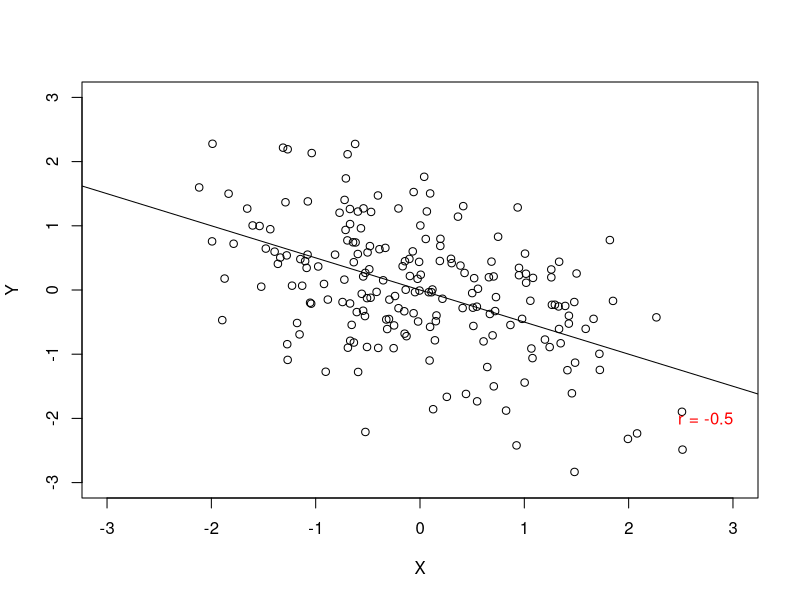
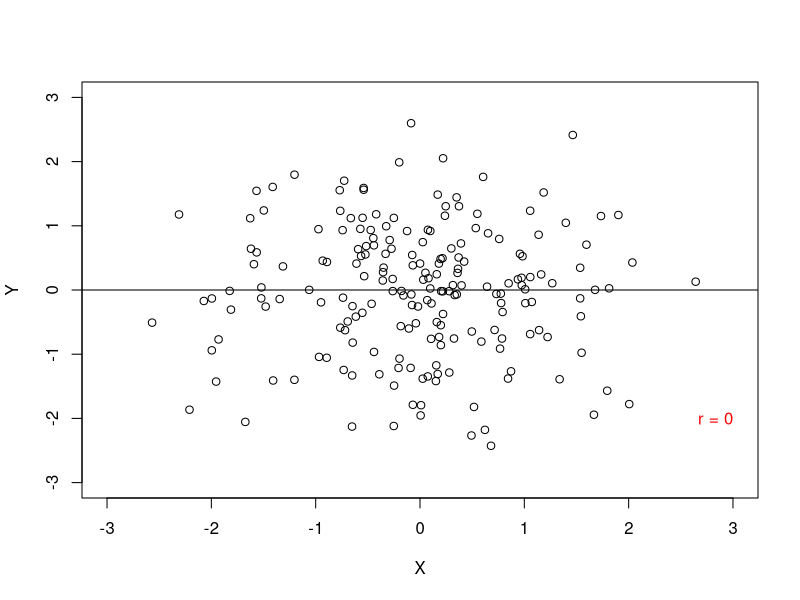
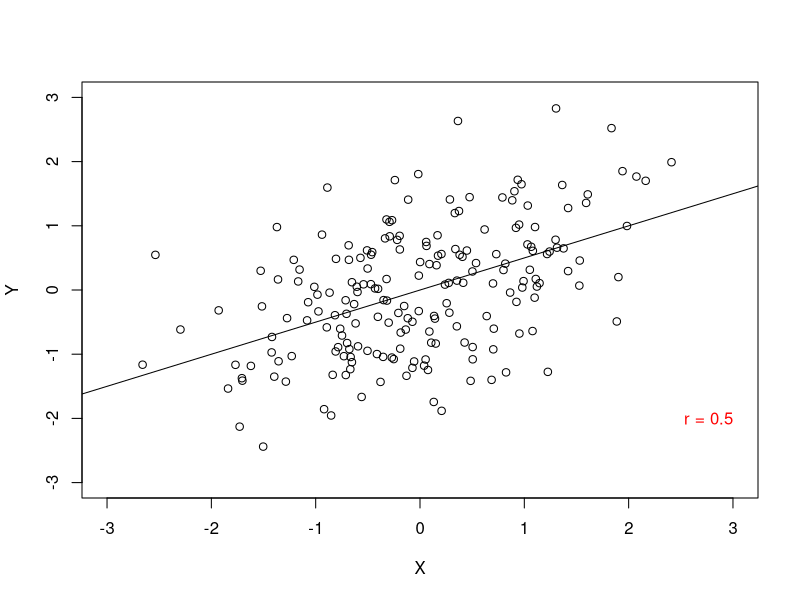

R code for these plots, in order:
## ---- chunk 1
#| label: fig-korrelaatio
#| fig-cap: "Korrelaatioita eri tasoilla"
#| layout-ncol: 3
#| fig-subcap:
#| - "r = -0.5"
#| - "r = 0"
#| - "r = 0.5"
#| echo: false
#| cache: true
# Käyttäjien Greg Snow ja Jonas Lindeløvin kehittämä visualisointi.
# Lähde: https://stats.stackexchange.com/questions/83172/generate-two-variables-with-precise-pre-specified-correlation.

library("MASS")

for(r in c(-0.5, 0, 0.5)) {
  data <- mvrnorm(
    n = 200,
    mu = c(0,0),
    Sigma = matrix(c(1, r, r, 1), nrow = 2),
    empirical = TRUE
  )
  model <- lm(
    formula = data[, 1] ~ data[, 2],
    data = data.frame(data)
  )
  plot(
    data,
    xlab = "X",
    ylab = "Y",
    xlim = c(-3, 3),
    ylim = c(-3, 3)
  )
  abline(reg = model)
  text(3, -2, labels = paste("r =", r), adj = 1, col = "red")
}
